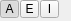
  <widget class="QFrame" name="frame_3">
   <property name="geometry">
    <rect>
     <x>320</x>
     <y>10</y>
     <width>71</width>
     <height>21</height>
    </rect>
   </property>
   <property name="frameShape">
    <enum>QFrame::NoFrame</enum>
   </property>
   <property name="frameShadow">
    <enum>QFrame::Plain</enum>
   </property>
   <widget class="QToolButton" name="toolButtonEdge">
    <property name="geometry">
     <rect>
      <x>20</x>
      <y>0</y>
      <width>19</width>
      <height>18</height>
     </rect>
    </property>
    <property name="text">
     <string>E</string>
    </property>
    <property name="checkable">
     <bool>true</bool>
    </property>
    <property name="checked">
     <bool>false</bool>
    </property>
    <property name="autoExclusive">
     <bool>true</bool>
    </property>
   </widget>
   <widget class="QToolButton" name="toolButtonArea">
    <property name="geometry">
     <rect>
      <x>0</x>
      <y>0</y>
      <width>19</width>
      <height>18</height>
     </rect>
    </property>
    <property name="text">
     <string>A</string>
    </property>
    <property name="checkable">
     <bool>true</bool>
    </property>
    <property name="checked">
     <bool>true</bool>
    </property>
    <property name="autoExclusive">
     <bool>true</bool>
    </property>
   </widget>
   <widget class="QToolButton" name="toolButtonInside">
    <property name="geometry">
     <rect>
      <x>40</x>
      <y>0</y>
      <width>19</width>
      <height>18</height>
     </rect>
    </property>
    <property name="text">
     <string>I</string>
    </property>
    <property name="checkable">
     <bool>true</bool>
    </property>
    <property name="checked">
     <bool>false</bool>
    </property>
    <property name="autoExclusive">
     <bool>true</bool>
    </property>
   </widget>
  </widget>
